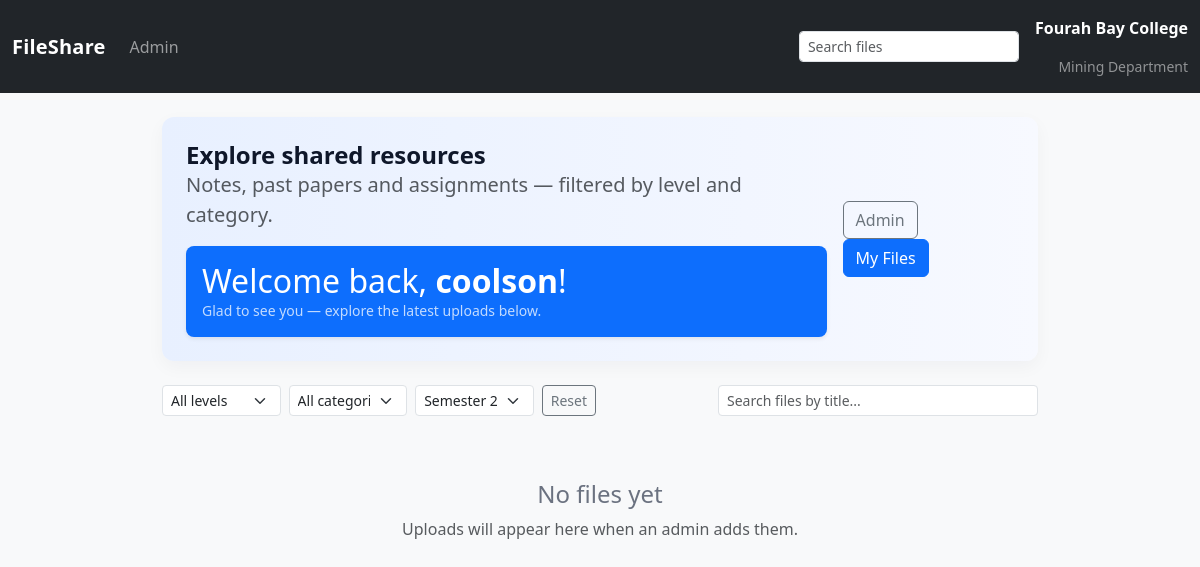
The app's page /semester/2/ (signed in), older data.
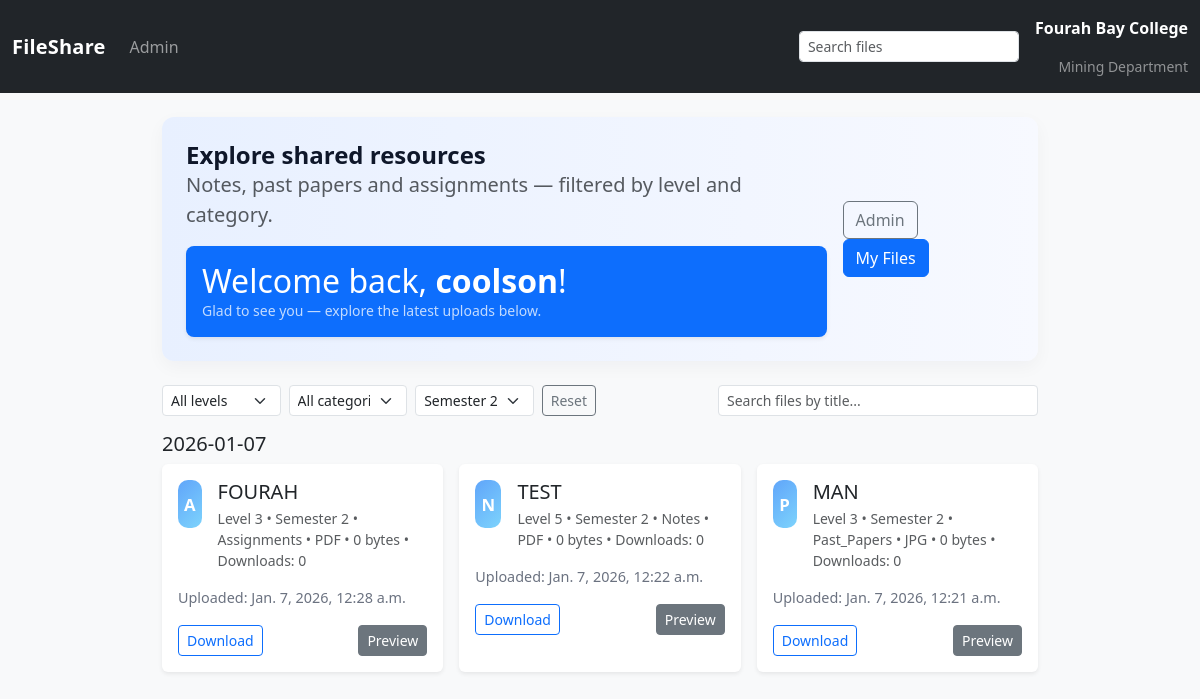
The same page, newer data.
### files/models.py (models this page shows, shortened)
class FileUpload(models.Model):
    title = models.CharField(max_length=255)
    level = models.PositiveSmallIntegerField(choices=LEVEL_CHOICES, default=1)
    file = models.FileField(upload_to='uploads/')
    category = models.CharField(max_length=20, choices=CATEGORY_CHOICES, default='notes')
    uploaded_at = models.DateTimeField(auto_now_add=True)
    semester = models.PositiveSmallIntegerField(choices=SEMESTER_CHOICES, default=1)
    uploaded_by = models.ForeignKey(User, null=True, blank=True, on_delete=models.SET_NULL)
    archived = models.BooleanField(default=False)
    download_count = models.PositiveIntegerField(default=0)
    @property
    def file_type(self):
        try:
            return os.path.splitext(self.file.name)[1].lstrip('.').lower()
        except Exception:
            return ''
    @property
    def file_size(self):
        try:
            return self.file.size or 0
        except Exception:
            return 0
    @property
    def file_size_display(self):
        size = self.file_size
        for unit in ['bytes', 'KB', 'MB', 'GB']:
            if size < 1024 or unit == 'GB':
                if unit == 'bytes':
                    return f"{size} {unit}"
                return f"{size:.1f} {unit}"
            size = size / 1024.0
        return f"{self.file_size} bytes"

### files/views.py (the view, shortened to what this page needs)
# urls.py: path('semester/<int:semester>/', views.index, name='semester'),
def index(request, level=None, category=None, semester=None):
    files_qs = FileUpload.objects.filter(archived=False).order_by('-uploaded_at')
    levels = [1, 2, 3, 4, 5]
    current_level = None
    categories = [{'key': k, 'label': v} for k, v in CATEGORY_CHOICES]
    current_category = None
    semesters = [{'key': k, 'label': v} for k, v in SEMESTER_CHOICES]
    current_semester = None
    if category:
        valid_keys = [k for k, _ in CATEGORY_CHOICES]
        if category in valid_keys:
            files_qs = files_qs.filter(category=category)
            current_category = category
    if semester:
        try:
            sem_int = int(semester)
            valid_semesters = [k for k, _ in SEMESTER_CHOICES]
            if sem_int in valid_semesters:
                files_qs = files_qs.filter(semester=sem_int)
                current_semester = sem_int
        except (TypeError, ValueError):
            current_semester = None
    groups = OrderedDict()
    for f in files_qs:
        try:
            d = timezone.localtime(f.uploaded_at).date()
        except Exception:
            d = f.uploaded_at.date()
        key = d.strftime('%Y-%m-%d')
        groups.setdefault(key, []).append(f)
    db_path = settings.DATABASES.get('default', {}).get('NAME', '')
    if isinstance(db_path, str) and 'onedrive' in db_path.lower():
        messages.warning(request, 'Warning: project appears inside OneDrive. Database file may be overwritten by sync; consider moving the project or the DB to a stable location.')
    return render(request, 'files/index.html', {
        'files_groups': groups,
        'levels': levels,
        'current_level': current_level,
        'semesters': semesters,
        'current_semester': current_semester,
        'categories': categories,
        'current_category': current_category,
    })

### templates/files/index.html (shortened to what this page needs)
<!doctype html>
<html lang="en">
<head>
    <link href="https://cdn.jsdelivr.net/npm/bootstrap@5.3.0/dist/css/bootstrap.min.css" rel="stylesheet">
    <link rel="stylesheet" href="/static/files/style.css">
</head>
<body>
<nav class="navbar navbar-expand-lg navbar-dark bg-dark">
  <div class="container-fluid">
    <a class="navbar-brand" href="#">FileShare</a>
    <div class="collapse navbar-collapse" id="navbarSupportedContent">
      <ul class="navbar-nav me-auto mb-2 mb-lg-0">
        <li class="nav-item">
          <a class="nav-link" href="/admin/">Admin</a>
        </li>
      </ul>
      <form class="d-flex ms-auto d-none d-lg-flex" role="search">
        <input id="searchTop" class="form-control form-control-sm" type="search" placeholder="Search files" aria-label="Search">
      </form>
      <div class="d-none d-lg-flex flex-column ms-3 text-end">
        <div class="navbar-text text-white fw-semibold">Fourah Bay College</div>
        <div class="navbar-text text-white-50 small">Mining Department</div>
      </div>
    </div>
  </div>
</nav>
<main class="container py-4">
    <section class="hero py-4 mb-4">
      <div class="d-flex justify-content-between align-items-center">
        <div>
          <h1 class="hero-title">Explore shared resources</h1>
          <p class="lead text-muted">Notes, past papers and assignments — filtered by level and category.</p>
          {% if user.is_authenticated %}
            <div class="mt-3">
              <div class="p-3 bg-primary text-white rounded-3 shadow-sm">
                <h2 class="mb-0">Welcome back, <span class="fw-bold">{{ user.username }}</span>!</h2>
                <div class="small opacity-75">Glad to see you — explore the latest uploads below.</div>
              </div>
            </div>
          {% endif %}
        </div>
        <div class="ms-3 d-none d-md-block">
          <a class="btn btn-outline-secondary me-2" href="/admin/">Admin</a>
          <a class="btn btn-primary" href="{% url 'files:home' %}">My Files</a>
        </div>
      </div>
    </section>
    <div class="mb-3 controls">
      <div class="row g-2 align-items-center">
        <div class="col-md-6 d-flex align-items-center gap-2">
          <select id="levelFilter" class="form-select form-select-sm" style="max-width:140px;">
            <option value="">All levels</option>
          </select>
          <select id="categoryFilter" class="form-select form-select-sm" style="max-width:180px;">
            <option value="">All categories</option>
          </select>
          <select id="semesterFilter" class="form-select form-select-sm" style="max-width:160px;">
            {% for sem in semesters %}
              <option value="{{ sem.key }}" {% if current_semester == sem.key %}selected{% endif %}>{{ sem.label }}</option>
            {% endfor %}
          </select>
          <button id="resetFilters" class="btn btn-sm btn-outline-secondary">Reset</button>
        </div>
        <div class="col-md-6 text-md-end">
          <input id="searchBox" class="form-control form-control-sm d-inline-block search-input" placeholder="Search files by title..." />
        </div>
      </div>
    </div>
    {% if files_groups %}
      <div id="filesGrid">
        {% for date_key, group in files_groups.items %}
          <div class="mb-4">
            <h5 class="mb-2">{{ date_key }}</h5>
            <div class="row row-cols-1 row-cols-md-2 row-cols-lg-3 g-3">
              {% for f in group %}
                <div class="col file-card" data-title="{{ f.title|lower }}" data-level="{{ f.level }}" data-category="{{ f.category }}" data-semester="{{ f.semester }}">
                  <div class="card h-100 shadow-sm">
                    <div class="card-body d-flex flex-column">
                      <div class="d-flex align-items-start gap-3">
                        <div class="icon-box">{{ f.category|slice:":1"|upper }}</div>
                        <div class="flex-grow-1">
                          <h5 class="card-title mb-1">{{ f.title }}</h5>
                          <div class="meta text-muted small">Level {{ f.level }} • Semester {{ f.semester }} • {{ f.category|title }} • {{ f.file_type|upper }} • {{ f.file_size_display }} • Downloads: {{ f.download_count }}</div>
                        </div>
                      </div>
                      <p class="mt-3 mb-0 text-truncate">Uploaded: {{ f.uploaded_at }}</p>
                      <div class="mt-3 d-flex justify-content-between align-items-center">
                        <a class="btn btn-sm btn-outline-primary" href="{% url 'files:download' f.pk %}">Download</a>
                        <button type="button" class="btn btn-sm btn-secondary preview-btn" data-preview-url="{% url 'files:preview_page' f.pk %}" data-preview-page-url="{% url 'files:preview_page' f.pk %}" data-title="{{ f.title|escape }}">Preview</button>
                      </div>
                    </div>
                  </div>
                </div>
              {% endfor %}
            </div>
          </div>
        {% endfor %}
      </div>
    {% else %}
    <div class="empty-state text-center py-5">
      <h4>No files yet</h4>
      <p class="text-muted">Uploads will appear here when an admin adds them.</p>
    </div>
    {% endif %}
</main>
</body>
</html>

### static/files/style.css (style rules this page uses)
body { background-color: #f8f9fa; margin: 0; padding: 0; }
.container { max-width: 900px; }
.hero { background: linear-gradient(90deg,#e8f0ff 0%,#f7f9ff 100%); padding: 24px; border-radius: 12px; box-shadow: 0 6px 18px rgba(15,23,42,0.04); }
.hero-title { margin: 0; font-weight: 700; font-size: 1.5rem; color: #0f172a; }
.controls .search-input { max-width: 320px; display: inline-block; }
.card { border: 0; overflow: hidden; transition: transform .18s ease, box-shadow .18s ease; }
.icon-box { width:48px; height:48px; border-radius:10px; background:linear-gradient(135deg,#60a5fa,#7dd3fc); display:flex; align-items:center; justify-content:center; color:white; font-weight:700; font-size:1.05rem; }
.file-card { cursor: default; }
.meta { color: #6b7280; }
.text-truncate { color: #6b7280; font-size: .9rem; }
.navbar-brand { font-weight: 700; letter-spacing: .2px; }
.navbar .nav-link { padding-left: .6rem; padding-right: .6rem; }

Row changes from the older to the newer data that the page shows:
added FileUpload: uploaded_at "2026-01-07", category "A", title "FOURAH", level "3", semester "2", category "Assignments", file_type "PDF", file_size_display "0 bytes", download_count "0", uploaded_at "Jan. 7, 2026, 12:28 a.m."
added FileUpload: category "N", title "TEST", level "5", semester "2", category "Notes", file_type "PDF", file_size_display "0 bytes", download_count "0", uploaded_at "Jan. 7, 2026, 12:22 a.m.", shown under "2026-01-07"
added FileUpload: category "P", title "MAN", level "3", semester "2", category "Past_Papers", file_type "JPG", file_size_display "0 bytes", download_count "0", uploaded_at "Jan. 7, 2026, 12:21 a.m.", shown under "2026-01-07"
Text that changed along with them:
text no longer shown: "No files yet Uploads will appear here when an admin adds them."
